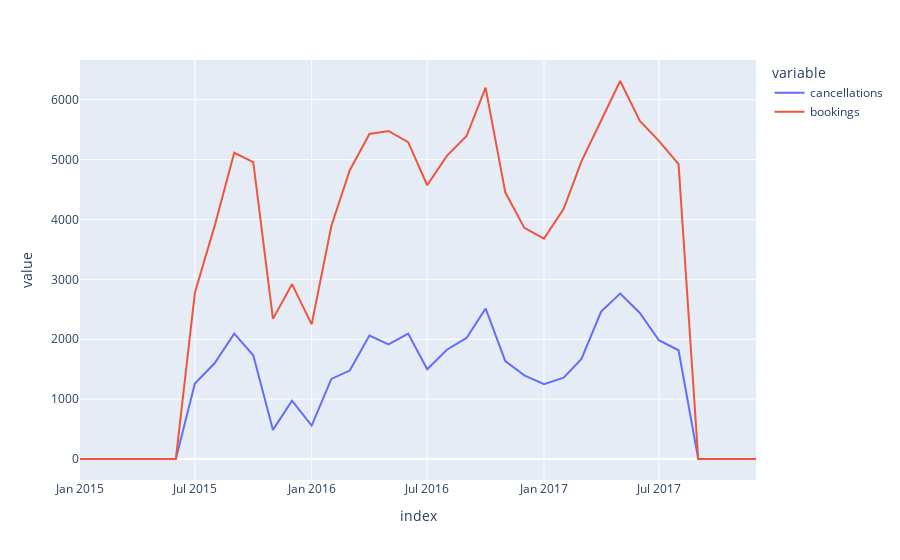

Write notebook code for a chart like this one.
### Code cell
fig = px.line(ts_df)
fig.show()

### Figure 1 — Plotly figure (JSON) as saved in the notebook; plotly's stock layout.template omitted (floating-point values rounded to 4 significant figures)
{"data": [{"hovertemplate": "variable=cancellations<br>index=%{x}<br>value=%{y}<extra></extra>", "legendgroup": "cancellations", "line": {"color": "#636efa", "dash": "solid"}, "marker": {"symbol": "circle"}, "mode": "lines", "name": "cancellations", "orientation": "v", "showlegend": true, "type": "scatter", "x": ["2015-01-01T00:00:00", "2015-02-01T00:00:00", "2015-03-01T00:00:00", "2015-04-01T00:00:00", "2015-05-01T00:00:00", "2015-06-01T00:00:00", "2015-07-01T00:00:00", "2015-08-01T00:00:00", "2015-09-01T00:00:00", "2015-10-01T00:00:00", "2015-11-01T00:00:00", "2015-12-01T00:00:00", "2016-01-01T00:00:00", "2016-02-01T00:00:00", "2016-03-01T00:00:00", "2016-04-01T00:00:00", "2016-05-01T00:00:00", "2016-06-01T00:00:00", "2016-07-01T00:00:00", "2016-08-01T00:00:00", "2016-09-01T00:00:00", "2016-10-01T00:00:00", "2016-11-01T00:00:00", "2016-12-01T00:00:00", "2017-01-01T00:00:00", "2017-02-01T00:00:00", "2017-03-01T00:00:00", "2017-04-01T00:00:00", "2017-05-01T00:00:00", "2017-06-01T00:00:00", "2017-07-01T00:00:00", "2017-08-01T00:00:00", "2017-09-01T00:00:00", "2017-10-01T00:00:00", "2017-11-01T00:00:00", "2017-12-01T00:00:00"], "xaxis": "x", "y": [0, 0, 0, 0, 0, 0, 1259, 1598, 2094, 1732, 486, 973, 557, 1337, 1477, 2061, 1915, 2096, 1499, 1825, 2022, 2514, 1636, 1398, 1250, 1359, 1672, 2463, 2762, 2439, 1984, 1816, 0, 0, 0, 0], "yaxis": "y"}, {"hovertemplate": "variable=bookings<br>index=%{x}<br>value=%{y}<extra></extra>", "legendgroup": "bookings", "line": {"color": "#EF553B", "dash": "solid"}, "marker": {"symbol": "circle"}, "mode": "lines", "name": "bookings", "orientation": "v", "showlegend": true, "type": "scatter", "x": ["2015-01-01T00:00:00", "2015-02-01T00:00:00", "2015-03-01T00:00:00", "2015-04-01T00:00:00", "2015-05-01T00:00:00", "2015-06-01T00:00:00", "2015-07-01T00:00:00", "2015-08-01T00:00:00", "2015-09-01T00:00:00", "2015-10-01T00:00:00", "2015-11-01T00:00:00", "2015-12-01T00:00:00", "2016-01-01T00:00:00", "2016-02-01T00:00:00", "2016-03-01T00:00:00", "2016-04-01T00:00:00", "2016-05-01T00:00:00", "2016-06-01T00:00:00", "2016-07-01T00:00:00", "2016-08-01T00:00:00", "2016-09-01T00:00:00", "2016-10-01T00:00:00", "2016-11-01T00:00:00", "2016-12-01T00:00:00", "2017-01-01T00:00:00", "2017-02-01T00:00:00", "2017-03-01T00:00:00", "2017-04-01T00:00:00", "2017-05-01T00:00:00", "2017-06-01T00:00:00", "2017-07-01T00:00:00", "2017-08-01T00:00:00", "2017-09-01T00:00:00", "2017-10-01T00:00:00", "2017-11-01T00:00:00", "2017-12-01T00:00:00"], "xaxis": "x", "y": [0, 0, 0, 0, 0, 0, 2776, 3889, 5114, 4957, 2340, 2920, 2248, 3891, 4824, 5428, 5478, 5292, 4572, 5063, 5394, 6203, 4454, 3860, 3681, 4177, 4970, 5661, 6313, 5647, 5313, 4925, 0, 0, 0, 0], "yaxis": "y"}], "layout": {"legend": {"title": {"text": "variable"}, "tracegroupgap": 0}, "margin": {"t": 60}, "xaxis": {"anchor": "y", "domain": [0, 1], "title": {"text": "index"}}, "yaxis": {"anchor": "x", "domain": [0, 1], "title": {"text": "value"}}}}
